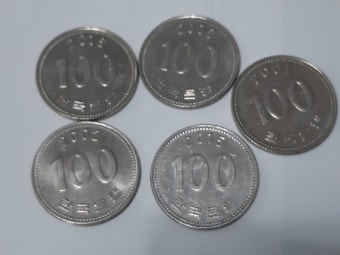
#> input picture opencv_study/images/coin.png, 340 x 255 px, found by its file name
$ python opencv_boundingbox.py
#> lines starting #> are read from the running program, lines starting #| are printed output that depends on the picture; after the words box and inside, x2 and y2 are one past the last pixel; in counts of white or black regions, pixels touching at a corner belong together

import cv2

img = cv2.imread("opencv_study/images/coin.png")
#> img is the input picture: shape (255, 340, 3); mean B, G, R 138.8, 135.2, 131.8

gray = cv2.cvtColor(img, cv2.COLOR_BGR2GRAY)

blur =  cv2.GaussianBlur(gray, (5,5), 0)
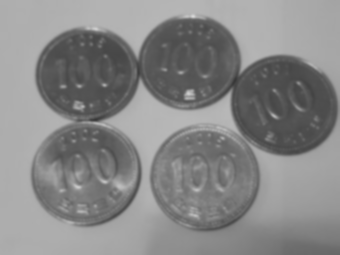
#> blur: shape (255, 340); min 56, max 215, mean 134.6

_, thresh = cv2.threshold(
    blur, 131, 255, cv2.THRESH_BINARY_INV
)
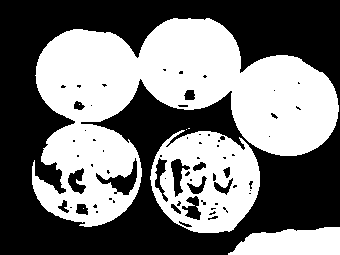
#> thresh: shape (255, 340); 46.7% white; 7 white regions (4 under 20 px)

contours, hier = cv2.findContours(
    thresh ,
    cv2.RETR_EXTERNAL,
    cv2.CHAIN_APPROX_SIMPLE
)
#> contours = 5 contours, 2 with area under 20; largest, box (x1, y1, x2, y2) and area: (32, 18, 339, 227) 31289, (150, 130, 260, 233) 8658, (228, 227, 340, 255) 2332

result = img.copy()

for cnt in contours:
    area = cv2.contourArea(cnt)
    if area < 2400: continue

    x,y,w,h = cv2.boundingRect(cnt)
    cv2.rectangle(
        result,
        (x,y),
        (x+w , y+h),
        (0,0,255), 2
    )
#> this loop made 5 passes
#> (area, x, y, w, h) on passes 2, 5: (8658.5, 150, 130, 110, 103), (31289, 32, 18, 307, 209)
#> area on pass 1: 2332
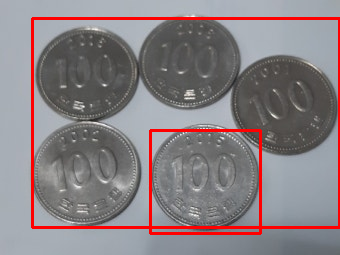
#> result: shape (255, 340, 3); 4.77% of pixels changed, all inside (x1, y1, x2, y2) = (31, 17, 340, 235)

cv2.imshow("box", result)
cv2.waitKey(0)
cv2.destroyAllWindows()

$ run again, with opencv_study/images/cat.png copied over opencv_study/images/coin.png
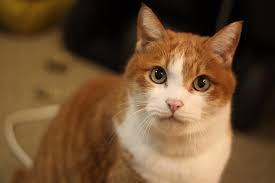
#> input picture opencv_study/images/cat.png, 275 x 183 px, found by its file name
#> img is the input picture: shape (183, 275, 3); mean B, G, R 50.4, 80.4, 110
#> `_, thresh = cv2.threshold( blur, 131, 255, cv2.THRESH_BINARY_INV )`:
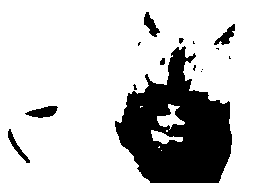
#> thresh: shape (183, 275); 79.6% white; 15 black regions (8 under 20 px)
#> contours = 7 contours, 4 with area under 20; largest, box (x1, y1, x2, y2) and area: (0, 0, 275, 183) 39750, (157, 104, 185, 130) 264, (151, 130, 183, 144) 185
#> the loop `for cnt in contours:` made 7 passes
#> area on passes 4, 6: 185, 264.5
#> after the loop `for cnt in contours:`:
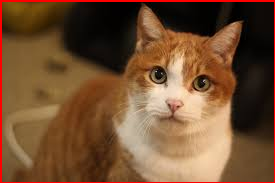
#> result: shape (183, 275, 3); 2.71% of pixels changed, all inside (x1, y1, x2, y2) = (0, 0, 275, 183)
